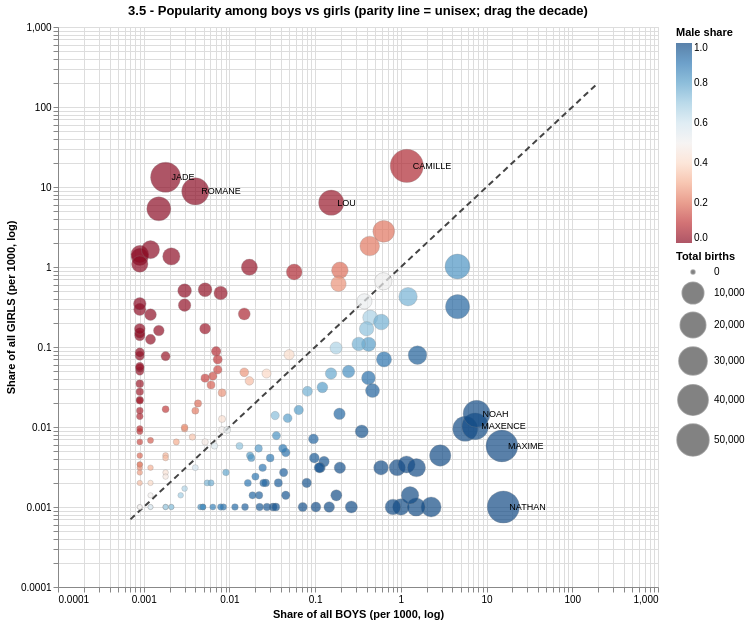

The notebook cell this image was saved under:
### Markdown cell above
### Sketch 3.5 - Popularity among boys vs among girls (decade slider)

x = the name's share of all male births that decade (‰), y = its share of all
female births (‰), log axes, `y = x` parity line (= unisex). Decade slider
1900-2020 animates; size = total births (√ scale).

### Code cell
g3 = (named.dropna(subset=['decade'])
      .groupby(['decade', 'preusuel', 'sexe'])['nombre'].sum()
      .unstack(fill_value=0).rename(columns={1: 'male', 2: 'female'}).reset_index())
tot3 = (named.dropna(subset=['decade']).groupby(['decade', 'sexe'])['nombre'].sum()
        .unstack(fill_value=0).rename(columns={1: 'tmale', 2: 'tfemale'}).reset_index())
g3 = g3.merge(tot3, on='decade')
g3 = g3[(g3.male > 0) & (g3.female > 0)].copy()
g3['male_pm'] = (1000 * g3.male / g3.tmale).round(4)
g3['female_pm'] = (1000 * g3.female / g3.tfemale).round(4)
g3['total'] = g3.male + g3.female
g3['male_share'] = (g3.male / g3.total).round(4)
g3['rank'] = g3.groupby('decade')['total'].rank(ascending=False, method='first')
g3['decade'] = g3['decade'].astype(int)

n_lab = alt.param(name='n_lab', value=8,
                  bind=alt.binding_range(min=0, max=200, step=1, name='Labelled names  '))
decade_sel = alt.selection_point(fields=['decade'], value=[{'decade': 2000}],
                                 bind=alt.binding_range(min=1900, max=2020, step=10, name='Decade  '))
lo = float(g3[['male_pm', 'female_pm']].min().min())
hi = float(g3[['male_pm', 'female_pm']].max().max())
parity = alt.Chart(pd.DataFrame({'v': [lo, hi]})).mark_line(
    color='#444', strokeDash=[6, 4]).encode(x='v:Q', y='v:Q')
pts = alt.Chart(g3).mark_circle(opacity=0.7, stroke='#888', strokeWidth=0.4).encode(
    x=alt.X('male_pm:Q', scale=alt.Scale(type='log'), title='Share of all BOYS (per 1000, log)'),
    y=alt.Y('female_pm:Q', scale=alt.Scale(type='log'), title='Share of all GIRLS (per 1000, log)'),
    size=alt.Size('total:Q', title='Total births', scale=alt.Scale(type='sqrt', range=[15, 1100])),
    color=alt.Color('male_share:Q', title='Male share', scale=alt.Scale(scheme='redblue', domain=[0, 1])),
    tooltip=[alt.Tooltip('preusuel:N', title='Name'), alt.Tooltip('decade:Q', title='Decade', format='d'),
             alt.Tooltip('male:Q', title='Boys', format=','), alt.Tooltip('female:Q', title='Girls', format=',')],
).transform_filter(decade_sel)
labels = alt.Chart(g3).mark_text(align='left', dx=6, fontSize=9).encode(
    x='male_pm:Q', y='female_pm:Q', text='preusuel:N').transform_filter(
    decade_sel).transform_filter('datum.rank <= n_lab')
sketch_3_5 = (parity + pts + labels).add_params(decade_sel, n_lab).properties(
    width=600, height=560,
    title='3.5 - Popularity among boys vs girls (parity line = unisex; drag the decade)')

sketch_3_5.save('sketch_3_5_scatter.png', ppi=120)
sketch_3_5

### Figure 1 — Vega-Lite specification as saved in the notebook (floating-point values rounded to 4 significant figures; data arrays with more than 128 entries replaced by an {"elided": "..."} marker saying what was removed)
{"config": {"view": {"continuousWidth": 300, "continuousHeight": 300}}, "layer": [{"data": {"name": "data-ee091dc59ba4108bb5cac3548ec29056"}, "mark": {"type": "line", "color": "#444", "strokeDash": [6, 4]}, "encoding": {"x": {"field": "v", "type": "quantitative"}, "y": {"field": "v", "type": "quantitative"}}, "name": "view_1"}, {"data": {"name": "data-f36aad9b45202c77e590987dbbb46187"}, "mark": {"type": "circle", "opacity": 0.7, "stroke": "#888", "strokeWidth": 0.4}, "encoding": {"color": {"field": "male_share", "scale": {"domain": [0, 1], "scheme": "redblue"}, "title": "Male share", "type": "quantitative"}, "size": {"field": "total", "scale": {"range": [15, 1100], "type": "sqrt"}, "title": "Total births", "type": "quantitative"}, "tooltip": [{"field": "preusuel", "title": "Name", "type": "nominal"}, {"field": "decade", "format": "d", "title": "Decade", "type": "quantitative"}, {"field": "male", "format": ",", "title": "Boys", "type": "quantitative"}, {"field": "female", "format": ",", "title": "Girls", "type": "quantitative"}], "x": {"field": "male_pm", "scale": {"type": "log"}, "title": "Share of all BOYS (per 1000, log)", "type": "quantitative"}, "y": {"field": "female_pm", "scale": {"type": "log"}, "title": "Share of all GIRLS (per 1000, log)", "type": "quantitative"}}, "transform": [{"filter": {"param": "param_1"}}]}, {"data": {"name": "data-f36aad9b45202c77e590987dbbb46187"}, "mark": {"type": "text", "align": "left", "dx": 6, "fontSize": 9}, "encoding": {"text": {"field": "preusuel", "type": "nominal"}, "x": {"field": "male_pm", "type": "quantitative"}, "y": {"field": "female_pm", "type": "quantitative"}}, "transform": [{"filter": {"param": "param_1"}}, {"filter": "datum.rank <= n_lab"}]}], "height": 560, "params": [{"name": "param_1", "select": {"type": "point", "fields": ["decade"]}, "bind": {"input": "range", "max": 2020, "min": 1900, "name": "Decade  ", "step": 10}, "value": [{"decade": 2000}], "views": ["view_1"]}, {"name": "n_lab", "bind": {"input": "range", "max": 200, "min": 0, "name": "Labelled names  ", "step": 1}, "value": 8}], "title": "3.5 - Popularity among boys vs girls (parity line = unisex; drag the decade)", "width": 600, "$schema": "https://vega.github.io/schema/vega-lite/v5.20.1.json", "datasets": {"data-ee091dc59ba4108bb5cac3548ec29056": [{"v": 0.0007}, {"v": 195.6}], "data-f36aad9b45202c77e590987dbbb46187": {"elided": "2619 records"}}}
